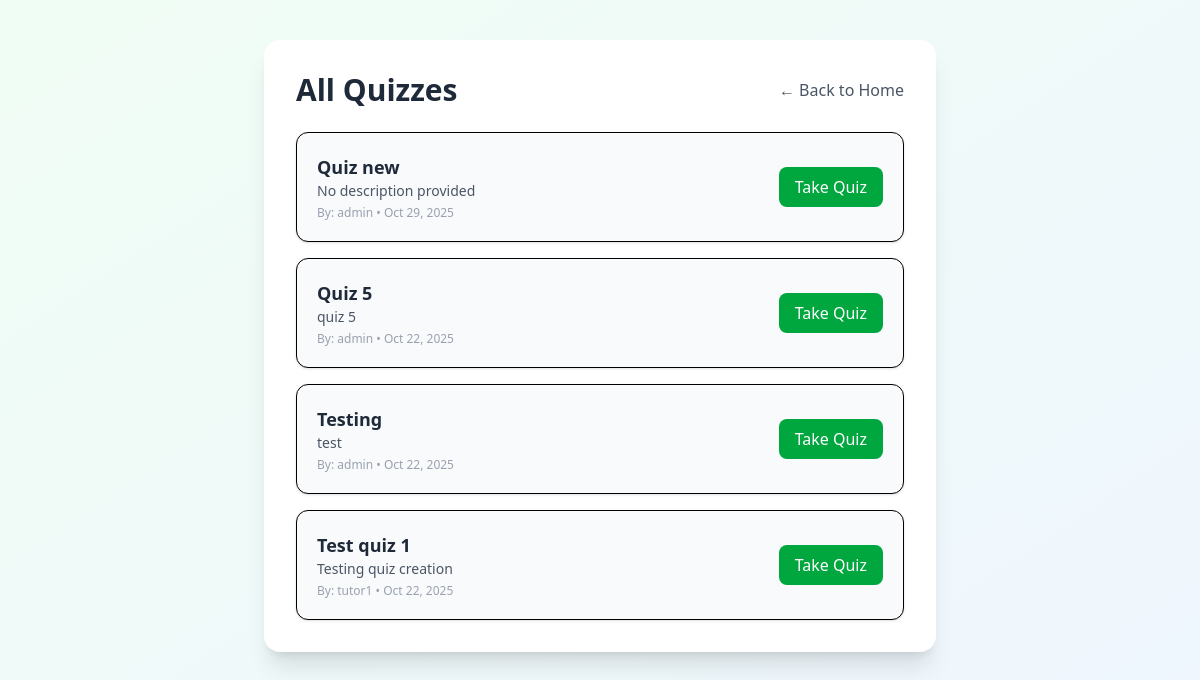
The app's page /quiz/all_quizzes/ (signed in) with its own data.
### quiz/models.py (models this page shows, shortened)
class Quiz(models.Model):
    tutor = models.ForeignKey(
        settings.AUTH_USER_MODEL,
        on_delete=models.CASCADE,
        related_name='quizzes',
        limit_choices_to={'role': 'tutor'}
    )
    title = models.CharField(max_length=255)
    description = models.TextField(blank=True)
    created_at = models.DateTimeField(auto_now_add=True)

### auth_app/models.py (models this page shows, shortened)
class User(AbstractUser):
    ROLE_CHOICES = (
        ('student', 'Student'),
        ('tutor', 'Tutor'),
    )
    role = models.CharField(max_length=10, choices=ROLE_CHOICES)

### quiz/views.py (the view)
# urls.py: path('all_quizzes/', all_quizzes_view, name='all_quizzes'),
@login_required
def all_quizzes_view(request):
    quizzes = Quiz.objects.all().order_by('-created_at')
    return render(request, 'all_quizzes.html', {'quizzes': quizzes})

### quiz/templates/all_quizzes.html (shortened to what this page needs)
{% load static %}
<!DOCTYPE html>
<html lang="en">
<head>
  <link rel="stylesheet" href="{% static 'dist/output.css' %}">
</head>
<body class="bg-linear-to-br from-green-50 to-blue-50 min-h-screen flex flex-col items-center py-10 px-4">
  <div class="w-full max-w-2xl bg-white rounded-2xl shadow-xl p-6 sm:p-8 space-y-6">
        <div class="flex flex-col sm:flex-row justify-between items-center gap-3">
            <h1 class="text-2xl sm:text-3xl font-bold text-gray-800 text-center sm:text-left">
                All Quizzes
            </h1>
            <a href="{% url 'home' %}" class="text-gray-600 hover:text-gray-800 hover:underline text-md">
                ← Back to Home
            </a>
        </div>
        {% if quizzes %}
        <div id="quiz-list" class="space-y-4">
            {% for quiz in quizzes %}
            <div class="border rounded-xl shadow-sm bg-gray-50 hover:shadow-md transition p-5">
                <div class="flex flex-col sm:flex-row sm:items-center sm:justify-between gap-3">
                    <div>
                        <h2 class="text-lg font-semibold text-gray-800">{{ quiz.title }}</h2>
                        <p class="text-sm text-gray-600">{{ quiz.description|default:"No description provided" }}</p>
                        <p class="text-xs text-gray-400 mt-1">
                        By: {{ quiz.tutor.username }} • {{ quiz.created_at|date:"M d, Y" }}
                        </p>
                    </div>
                    <a href="{% url 'quiz_attempt' quiz.id %}" class="bg-green-600 text-white px-4 py-2 rounded-lg font-medium hover:bg-green-700 transition text-center">
                        Take Quiz
                    </a>
                </div>
            </div>
            {% endfor %}
        </div>
        {% else %}
        <p class="text-gray-600 text-center mt-10">No quizzes available right now.</p>
        {% endif %}
    </div>
</body>
</html>

### records on screen
Quiz: title "Quiz new", description "No description provided", tutor.username "admin", created_at "Oct 29, 2025"
Quiz: title "Quiz 5", description "quiz 5", tutor.username "admin", created_at "Oct 22, 2025"
Quiz: title "Testing", description "test", tutor.username "admin", created_at "Oct 22, 2025"
Quiz: title "Test quiz 1", description "Testing quiz creation", tutor.username "tutor1", created_at "Oct 22, 2025"
